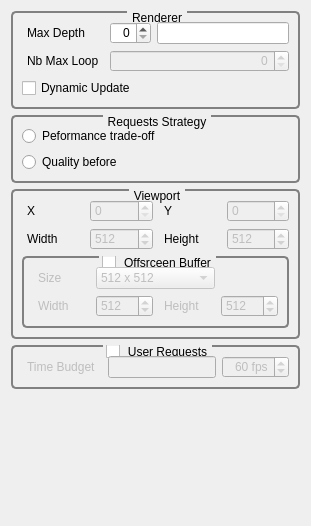
<?xml version="1.0" encoding="UTF-8"?>
<ui version="4.0">
 <class>GvvQRendererEditor</class>
 <widget class="QWidget" name="GvvQRendererEditor">
  <property name="geometry">
   <rect>
    <x>0</x>
    <y>0</y>
    <width>311</width>
    <height>526</height>
   </rect>
  </property>
  <property name="sizePolicy">
   <sizepolicy hsizetype="Preferred" vsizetype="Preferred">
    <horstretch>0</horstretch>
    <verstretch>0</verstretch>
   </sizepolicy>
  </property>
  <property name="windowTitle">
   <string>Renderer Editor</string>
  </property>
  <property name="styleSheet">
   <string notr="true">QGroupBox
{
     background-color: qlineargradient(x1: 0, y1: 0, x2: 0, y2: 1,
                                       stop: 0 #E0E0E0, stop: 1 #FFFFFF);
     border: 2px solid gray;
     border-radius: 5px;
     margin-top: 1ex; /* leave space at the top for the title */
 }

 QGroupBox::title
{
	 subcontrol-origin: margin;
     subcontrol-position: top center; /* position at the top center */
     padding: 0 3px;
     /*background-color: qlineargradient(x1: 0, y1: 0, x2: 0, y2: 1,
                                       stop: 0 #DDDDDD, stop: 1 #FFFFFF);*/
     border-radius: 3px;
 }

QLabel
{
	border-radius: 4px;
	padding: 2px;
 }
</string>
  </property>
  <layout class="QVBoxLayout" name="verticalLayout">
   <item>
    <widget class="QGroupBox" name="groupBox_3">
     <property name="title">
      <string>Renderer</string>
     </property>
     <layout class="QGridLayout" name="gridLayout">
      <item row="0" column="0">
       <widget class="QLabel" name="label_5">
        <property name="text">
         <string>Max Depth</string>
        </property>
       </widget>
      </item>
      <item row="0" column="1">
       <widget class="QSpinBox" name="_maxDepthSpinBox">
        <property name="alignment">
         <set>Qt::AlignRight|Qt::AlignTrailing|Qt::AlignVCenter</set>
        </property>
        <property name="maximum">
         <number>31</number>
        </property>
        <property name="singleStep">
         <number>1</number>
        </property>
       </widget>
      </item>
      <item row="0" column="2">
       <widget class="QLineEdit" name="_maxResolutionLineEdit">
        <property name="toolTip">
         <string>Resolution max, i.e. nb of voxels in each dimension</string>
        </property>
        <property name="alignment">
         <set>Qt::AlignRight|Qt::AlignTrailing|Qt::AlignVCenter</set>
        </property>
        <property name="readOnly">
         <bool>true</bool>
        </property>
       </widget>
      </item>
      <item row="1" column="0">
       <widget class="QLabel" name="label_6">
        <property name="text">
         <string>Nb Max Loop</string>
        </property>
       </widget>
      </item>
      <item row="1" column="1" colspan="2">
       <widget class="QSpinBox" name="_nbMaxRayCastingIterationSpinBox">
        <property name="enabled">
         <bool>false</bool>
        </property>
        <property name="alignment">
         <set>Qt::AlignRight|Qt::AlignTrailing|Qt::AlignVCenter</set>
        </property>
        <property name="maximum">
         <number>31</number>
        </property>
        <property name="singleStep">
         <number>1</number>
        </property>
       </widget>
      </item>
      <item row="2" column="0" colspan="2">
       <widget class="QCheckBox" name="_dynamicUpdateCheckBox">
        <property name="text">
         <string>Dynamic Update</string>
        </property>
       </widget>
      </item>
     </layout>
    </widget>
   </item>
   <item>
    <widget class="QGroupBox" name="groupBox_4">
     <property name="title">
      <string>Requests Strategy</string>
     </property>
     <layout class="QGridLayout" name="gridLayout_3">
      <item row="1" column="0">
       <widget class="QRadioButton" name="_priorityOnNodesRadioButton">
        <property name="toolTip">
         <string>Priorirty on node subdivisions</string>
        </property>
        <property name="text">
         <string>Quality before</string>
        </property>
       </widget>
      </item>
      <item row="0" column="0">
       <widget class="QRadioButton" name="_priorityOnBricksRadioButton">
        <property name="toolTip">
         <string>Priorirty on brick loads</string>
        </property>
        <property name="text">
         <string>Peformance trade-off</string>
        </property>
       </widget>
      </item>
     </layout>
    </widget>
   </item>
   <item>
    <widget class="QGroupBox" name="groupBox_2">
     <property name="title">
      <string>Viewport</string>
     </property>
     <layout class="QGridLayout" name="gridLayout_7">
      <item row="0" column="0">
       <widget class="QLabel" name="label_3">
        <property name="text">
         <string>X</string>
        </property>
       </widget>
      </item>
      <item row="0" column="1">
       <widget class="QSpinBox" name="_viewportXSpinBox">
        <property name="enabled">
         <bool>false</bool>
        </property>
        <property name="maximum">
         <number>1920</number>
        </property>
       </widget>
      </item>
      <item row="0" column="2">
       <widget class="QLabel" name="label_4">
        <property name="text">
         <string>Y</string>
        </property>
       </widget>
      </item>
      <item row="0" column="3">
       <widget class="QSpinBox" name="_viewportYSpinBox">
        <property name="enabled">
         <bool>false</bool>
        </property>
        <property name="maximum">
         <number>1200</number>
        </property>
       </widget>
      </item>
      <item row="1" column="0">
       <widget class="QLabel" name="label_17">
        <property name="text">
         <string>Width</string>
        </property>
       </widget>
      </item>
      <item row="1" column="1">
       <widget class="QSpinBox" name="_viewportWidthSpinBox">
        <property name="enabled">
         <bool>false</bool>
        </property>
        <property name="minimum">
         <number>1</number>
        </property>
        <property name="maximum">
         <number>1920</number>
        </property>
        <property name="value">
         <number>512</number>
        </property>
       </widget>
      </item>
      <item row="1" column="2">
       <widget class="QLabel" name="label_18">
        <property name="text">
         <string>Height</string>
        </property>
       </widget>
      </item>
      <item row="1" column="3">
       <widget class="QSpinBox" name="_viewportHeightSpinBox">
        <property name="enabled">
         <bool>false</bool>
        </property>
        <property name="minimum">
         <number>1</number>
        </property>
        <property name="maximum">
         <number>1200</number>
        </property>
        <property name="value">
         <number>512</number>
        </property>
       </widget>
      </item>
      <item row="2" column="0" colspan="4">
       <widget class="QGroupBox" name="_viewportOffscreenSizeGroupBox">
        <property name="title">
         <string>Offsrceen Buffer</string>
        </property>
        <property name="checkable">
         <bool>true</bool>
        </property>
        <property name="checked">
         <bool>false</bool>
        </property>
        <layout class="QGridLayout" name="gridLayout_4">
         <item row="0" column="0">
          <widget class="QLabel" name="label_16">
           <property name="text">
            <string>Size</string>
           </property>
          </widget>
         </item>
         <item row="0" column="1" colspan="2">
          <widget class="QComboBox" name="_viewportOffscreenSizeComboBox">
           <item>
            <property name="text">
             <string>512 x 512</string>
            </property>
           </item>
          </widget>
         </item>
         <item row="1" column="0">
          <widget class="QLabel" name="label_14">
           <property name="text">
            <string>Width</string>
           </property>
          </widget>
         </item>
         <item row="1" column="1">
          <widget class="QSpinBox" name="_graphicsBufferWidthSpinBox">
           <property name="minimum">
            <number>1</number>
           </property>
           <property name="maximum">
            <number>1920</number>
           </property>
           <property name="value">
            <number>512</number>
           </property>
          </widget>
         </item>
         <item row="1" column="2">
          <widget class="QLabel" name="label_15">
           <property name="text">
            <string>Height</string>
           </property>
          </widget>
         </item>
         <item row="1" column="3">
          <widget class="QSpinBox" name="_graphicsBufferHeightSpinBox">
           <property name="minimum">
            <number>1</number>
           </property>
           <property name="maximum">
            <number>1200</number>
           </property>
           <property name="value">
            <number>512</number>
           </property>
          </widget>
         </item>
        </layout>
       </widget>
      </item>
     </layout>
    </widget>
   </item>
   <item>
    <widget class="QGroupBox" name="_timeBudgetParametersGroupBox">
     <property name="enabled">
      <bool>true</bool>
     </property>
     <property name="title">
      <string>User Requests</string>
     </property>
     <property name="checkable">
      <bool>true</bool>
     </property>
     <property name="checked">
      <bool>false</bool>
     </property>
     <layout class="QGridLayout" name="gridLayout_2">
      <item row="0" column="0">
       <widget class="QLabel" name="label">
        <property name="text">
         <string>Time Budget</string>
        </property>
       </widget>
      </item>
      <item row="0" column="1">
       <widget class="QLineEdit" name="_timeBudgetLineEdit">
        <property name="enabled">
         <bool>false</bool>
        </property>
        <property name="sizePolicy">
         <sizepolicy hsizetype="Fixed" vsizetype="Fixed">
          <horstretch>0</horstretch>
          <verstretch>0</verstretch>
         </sizepolicy>
        </property>
        <property name="alignment">
         <set>Qt::AlignRight|Qt::AlignTrailing|Qt::AlignVCenter</set>
        </property>
        <property name="readOnly">
         <bool>true</bool>
        </property>
       </widget>
      </item>
      <item row="0" column="2">
       <widget class="QSpinBox" name="_timeBudgetSpinBox">
        <property name="sizePolicy">
         <sizepolicy hsizetype="Fixed" vsizetype="Fixed">
          <horstretch>0</horstretch>
          <verstretch>0</verstretch>
         </sizepolicy>
        </property>
        <property name="alignment">
         <set>Qt::AlignRight|Qt::AlignTrailing|Qt::AlignVCenter</set>
        </property>
        <property name="suffix">
         <string> fps</string>
        </property>
        <property name="minimum">
         <number>1</number>
        </property>
        <property name="maximum">
         <number>120</number>
        </property>
        <property name="value">
         <number>60</number>
        </property>
       </widget>
      </item>
     </layout>
    </widget>
   </item>
   <item>
    <spacer name="verticalSpacer">
     <property name="orientation">
      <enum>Qt::Vertical</enum>
     </property>
     <property name="sizeHint" stdset="0">
      <size>
       <width>20</width>
       <height>42</height>
      </size>
     </property>
    </spacer>
   </item>
  </layout>
 </widget>
 <resources/>
 <connections/>
</ui>
